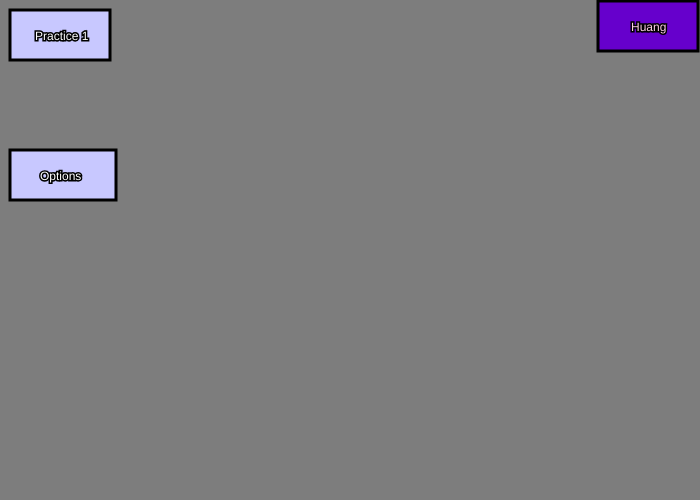
Frame 1 (no input)
Frame 60 (no input): identical to frame 1, image omitted
Frame 120 (the mouse pressed at the canvas centre since frame 60): identical to frame 1, image omitted

The p5.js sketch that drew this single still picture (run headless with seeded random() and noise() and a simulated clock; from frame 60 on, the mouse is pressed at the canvas centre):

// p5.js sketch
// ── sketch.js
var button2X;
var button2Y;
var button3X;
var button3Y;

function setup()
{
  createCanvas(700,500);
  button2X = 10;
  button2Y = 150;
  button3X = 598;
  button3Y = 1;


}

function draw()
{
	background(125,125,125)


	if (mouseX > 10 && mouseX < 10 + 100 && mouseY > 10 && mouseY < 10+50)
	{
		fill(255,200,0);
		stroke(0,0,0);
		strokeWeight(3);
		rect(10,10,100,50);
	}
	else
	{
		fill(200,200,255);
		stroke(0,0,0);
		strokeWeight(3);
		rect(10,10,100,50);
	}

	fill(255,255,255);
	stroke(0,0,0);
	textSize(12);
	text("Practice 1",35,40);


	fill(200,200,255);
	stroke(0,0,0);
	rect(button2X,button2Y,106,50);

	if (mouseX > button2X && mouseX < button2X + 100 && mouseY > button2Y && mouseY < button2Y+50)
	{
		fill(248,89,255);
		stroke(51,70,190);
		textSize(16);
		text("Options",button2X+30-5,button2Y+30+2);
	}
	else
	{
		fill(255,255,255);
		stroke(0,0,0);
		textSize(12);
		text("Options",button2X+30,button2Y+30);
	}

  // Task 3
  fill(102,0,204);
	rect(button3X,button3Y,100,50);

  if (mouseX > button3X && mouseX < button3X + 100 && mouseY > button3Y && mouseY < button3Y+50)
  {
    fill(0,255,0);
    stroke(51,70,190);
    textSize(16);
    text("Huang",button3X+33,button3Y+30+2);
  }
  else
  {
    fill(255,204,229);
    stroke(0,0,0);
    textSize(12);
    text("Huang",button3X+33,button3Y+30);
  }

}
